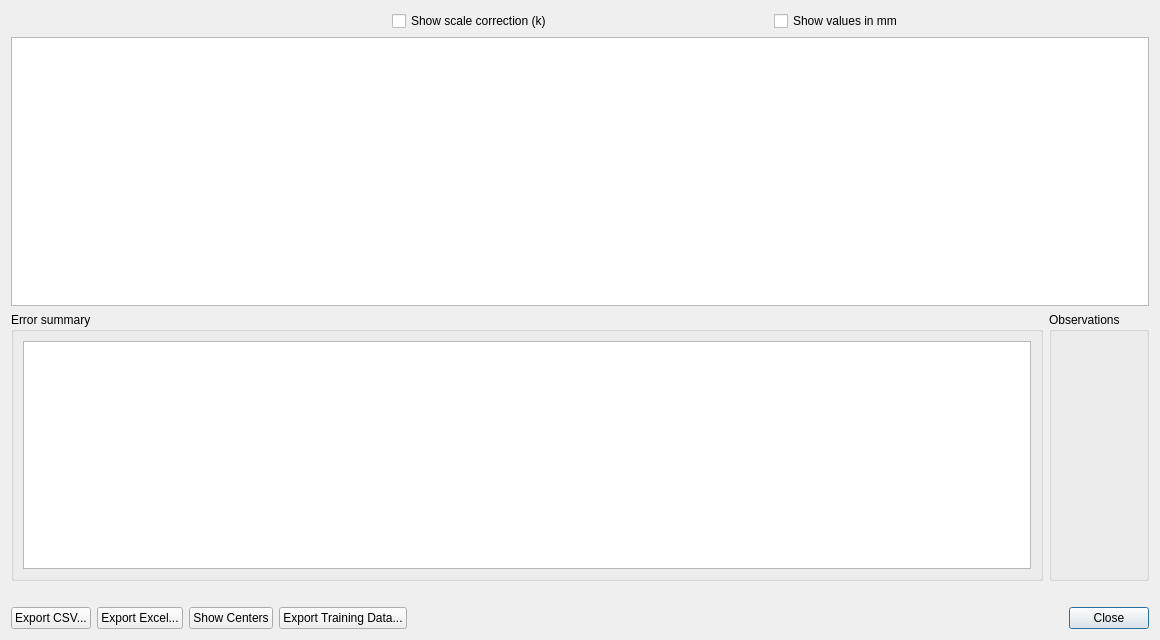
<?xml version="1.0" encoding="UTF-8"?>
<ui version="4.0">
 <class>SphereResultsDialog</class>
 <widget class="QDialog" name="SphereResultsDialog">
  <property name="geometry">
   <rect>
    <x>0</x>
    <y>0</y>
    <width>1160</width>
    <height>640</height>
   </rect>
  </property>
  <property name="windowTitle">
   <string>Sphere Measurements</string>
  </property>
  <property name="modal">
   <bool>true</bool>
  </property>
  <layout class="QVBoxLayout" name="verticalLayout">
   <item>
    <layout class="QHBoxLayout" name="header_layout">
     <item>
      <widget class="QLabel" name="summary_label">
       <property name="wordWrap">
        <bool>true</bool>
       </property>
       <property name="textFormat">
        <enum>Qt::PlainText</enum>
       </property>
      </widget>
     </item>
     <item>
      <widget class="QCheckBox" name="after_scale_check">
       <property name="text">
        <string>Show scale correction (k)</string>
       </property>
       <property name="toolTip">
        <string>Show the scale-corrected values and error summary alongside the originals. The clouds and original CSV measurements are unchanged.</string>
       </property>
      </widget>
     </item>
     <item>
      <widget class="QCheckBox" name="show_mm_check">
       <property name="text">
        <string>Show values in mm</string>
       </property>
       <property name="toolTip">
        <string>Applies to all dimensional values in this window and the CSV export. Training data keeps its original units.</string>
       </property>
      </widget>
     </item>
    </layout>
   </item>
   <item>
    <widget class="QTableWidget" name="results_table">
     <property name="editTriggers">
      <set>QAbstractItemView::NoEditTriggers</set>
     </property>
     <property name="selectionBehavior">
      <enum>QAbstractItemView::SelectRows</enum>
     </property>
     <property name="alternatingRowColors">
      <bool>true</bool>
     </property>
    </widget>
   </item>
   <item>
    <layout class="QHBoxLayout" name="analysis_layout">
     <item>
      <widget class="QGroupBox" name="errors_group">
       <property name="title">
        <string>Error summary</string>
       </property>
       <layout class="QVBoxLayout" name="errors_layout">
        <item>
         <widget class="QTableWidget" name="summary_table">
          <property name="editTriggers">
           <set>QAbstractItemView::NoEditTriggers</set>
          </property>
          <property name="selectionMode">
           <enum>QAbstractItemView::NoSelection</enum>
          </property>
          <property name="alternatingRowColors">
           <bool>true</bool>
          </property>
         </widget>
        </item>
       </layout>
      </widget>
     </item>
     <item>
      <widget class="QGroupBox" name="observations_group">
       <property name="title">
        <string>Observations</string>
       </property>
       <layout class="QVBoxLayout" name="observations_layout">
        <item>
         <widget class="QLabel" name="validation_label">
          <property name="wordWrap">
           <bool>true</bool>
          </property>
          <property name="textFormat">
           <enum>Qt::PlainText</enum>
          </property>
         </widget>
        </item>
        <item>
         <widget class="QLabel" name="coverage_label">
          <property name="wordWrap">
           <bool>true</bool>
          </property>
          <property name="textFormat">
           <enum>Qt::PlainText</enum>
          </property>
         </widget>
        </item>
        <item>
         <widget class="QLabel" name="note_label">
          <property name="wordWrap">
           <bool>true</bool>
          </property>
          <property name="textFormat">
           <enum>Qt::PlainText</enum>
          </property>
         </widget>
        </item>
       </layout>
      </widget>
     </item>
    </layout>
   </item>
   <item>
    <widget class="QLabel" name="status_label">
     <property name="wordWrap">
      <bool>true</bool>
     </property>
     <property name="textFormat">
      <enum>Qt::PlainText</enum>
     </property>
    </widget>
   </item>
   <item>
    <layout class="QHBoxLayout" name="button_layout">
     <item>
      <widget class="QPushButton" name="export_csv_button">
       <property name="toolTip">
        <string>Original measurements, centers and errors in the selected display unit, one row per scan</string>
       </property>
       <property name="text">
        <string>Export CSV...</string>
       </property>
      </widget>
     </item>
     <item>
      <widget class="QPushButton" name="export_excel_button">
       <property name="toolTip">
        <string>Export the displayed measurements, error summary and observations to an Excel workbook, using the selected units and scale correction visibility</string>
       </property>
       <property name="text">
        <string>Export Excel...</string>
       </property>
      </widget>
     </item>
     <item>
      <widget class="QPushButton" name="centers_button">
       <property name="toolTip">
        <string>Add the sphere centers of every scan to the viewer as a layer, to see which part of the volume the campaign covers</string>
       </property>
       <property name="text">
        <string>Show Centers</string>
       </property>
      </widget>
     </item>
     <item>
      <widget class="QPushButton" name="export_training_button">
       <property name="toolTip">
        <string>The points of every fitted sphere with its label, plus manifest.json, for training a compensation model</string>
       </property>
       <property name="text">
        <string>Export Training Data...</string>
       </property>
      </widget>
     </item>
     <item>
      <spacer name="button_spacer">
       <property name="orientation">
        <enum>Qt::Horizontal</enum>
       </property>
       <property name="sizeHint" stdset="0">
        <size>
         <width>40</width>
         <height>20</height>
        </size>
       </property>
      </spacer>
     </item>
     <item>
      <widget class="QPushButton" name="close_button">
       <property name="text">
        <string>Close</string>
       </property>
       <property name="default">
        <bool>true</bool>
       </property>
      </widget>
     </item>
    </layout>
   </item>
  </layout>
 </widget>
 <resources />
 <connections />
</ui>
